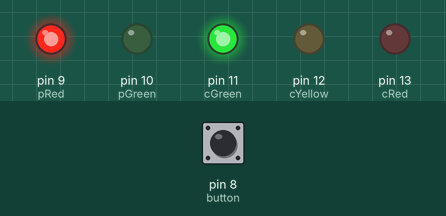
Recording of a sketch running on a simulated Arduino Uno, built with avr-gcc and run on an emulated ATmega328P. Parts: output pins drawn as LEDs (lit = HIGH). Inputs (shaded band) come from the test bench; at power-on: pin 8 (button) LOW.

Above: at 1.2 s.
1.3 s: pin 8 (button) pulled HIGH for 0.15 s
At 2.4 s:
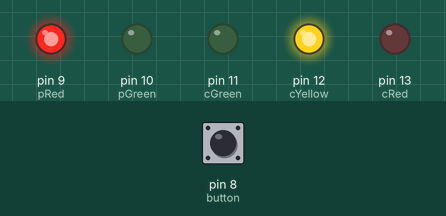
At 4.0 s:
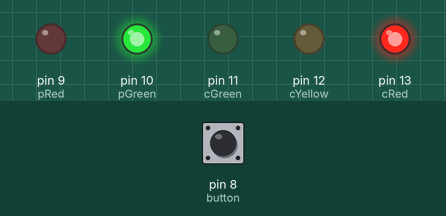
Timing chart, 0 to 14.8 s (numbered marks = the images above; inputs shaded):
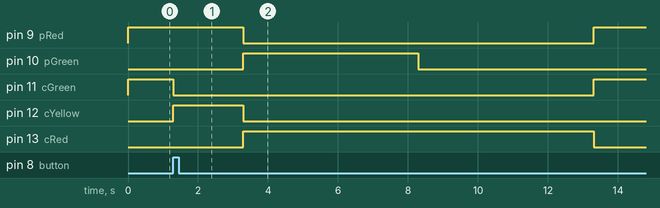

Measured:
- after the input at 1.3 s, pin 9 (pRed): HIGH → LOW after 2.0 s, → HIGH 10.0 s later; pin 10 (pGreen): LOW → HIGH after 2.0 s, → LOW 5.0 s later; pin 11 (cGreen): HIGH → LOW at once, → HIGH 12.0 s later; pin 12 (cYellow): LOW → HIGH at once, → LOW 2.0 s later; pin 13 (cRed): LOW → HIGH after 2.0 s, → LOW 10.0 s later

The sketch:

trafficControlSystem.ino
```cpp
int cRed = 13;
int cYellow = 12;
int cGreen = 11;

int pGreen = 10;
int pRed = 9;

int button = 8;

unsigned long crossTime = 5000;

void setup()
{
    pinMode(cRed, OUTPUT);
    pinMode(cYellow, OUTPUT);
    pinMode(cGreen, OUTPUT);

    pinMode(pGreen, OUTPUT);
    pinMode(pRed, OUTPUT);

    pinMode(button, INPUT);

    digitalWrite(cGreen, HIGH);
    digitalWrite(pRed, HIGH);
}

void loop()
{
    int state = digitalRead(button);
    if (state == HIGH && ((millis() - crossTime) > 5000))
    {
        digitalWrite(cYellow, HIGH);
        digitalWrite(cGreen, LOW);
        delay(2000);
        digitalWrite(cYellow, LOW);
        digitalWrite(cRed, HIGH);

        digitalWrite(pRed, LOW);
        digitalWrite(pGreen, HIGH);
        delay(5000);

        for (int i = 0; i < 10; i++)
        {
            digitalWrite(pGreen, LOW);
            delay(500);
            digitalWrite(pGreen, HIGH);
        }

        digitalWrite(pGreen, LOW);
        digitalWrite(pRed, HIGH);

        digitalWrite(cRed, LOW);
        digitalWrite(cGreen, HIGH);

        crossTime = millis();
    }
}
```
